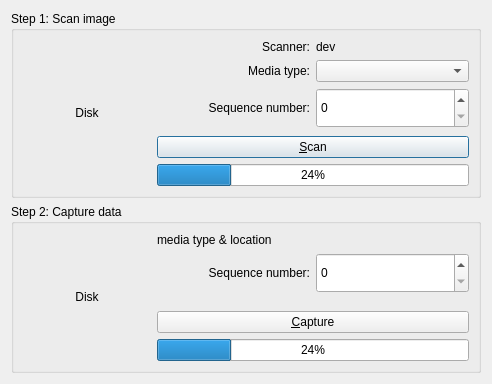
<?xml version="1.0" encoding="UTF-8"?>
<ui version="4.0">
 <class>CaptureDialog</class>
 <widget class="QDialog" name="CaptureDialog">
  <property name="geometry">
   <rect>
    <x>0</x>
    <y>0</y>
    <width>472</width>
    <height>384</height>
   </rect>
  </property>
  <property name="windowTitle">
   <string>Capture Media Images</string>
  </property>
  <layout class="QVBoxLayout" name="verticalLayout_3">
   <item>
    <widget class="QGroupBox" name="scanImageBox">
     <property name="sizePolicy">
      <sizepolicy hsizetype="Preferred" vsizetype="Preferred">
       <horstretch>0</horstretch>
       <verstretch>0</verstretch>
      </sizepolicy>
     </property>
     <property name="title">
      <string>Step 1: Scan image</string>
     </property>
     <layout class="QHBoxLayout" name="horizontalLayout_7">
      <item>
       <widget class="QLabel" name="scanImageLabel">
        <property name="sizePolicy">
         <sizepolicy hsizetype="Fixed" vsizetype="Fixed">
          <horstretch>0</horstretch>
          <verstretch>0</verstretch>
         </sizepolicy>
        </property>
        <property name="minimumSize">
         <size>
          <width>128</width>
          <height>128</height>
         </size>
        </property>
        <property name="maximumSize">
         <size>
          <width>128</width>
          <height>128</height>
         </size>
        </property>
        <property name="text">
         <string>Disk</string>
        </property>
        <property name="scaledContents">
         <bool>true</bool>
        </property>
        <property name="alignment">
         <set>Qt::AlignCenter</set>
        </property>
       </widget>
      </item>
      <item>
       <layout class="QVBoxLayout" name="verticalLayout">
        <item>
         <layout class="QHBoxLayout" name="horizontalLayout_2">
          <item>
           <widget class="QLabel" name="label_2">
            <property name="text">
             <string>Scanner:</string>
            </property>
            <property name="alignment">
             <set>Qt::AlignRight|Qt::AlignTrailing|Qt::AlignVCenter</set>
            </property>
           </widget>
          </item>
          <item>
           <widget class="QLabel" name="scannerDevLabel">
            <property name="text">
             <string>dev</string>
            </property>
           </widget>
          </item>
         </layout>
        </item>
        <item>
         <layout class="QHBoxLayout" name="horizontalLayout">
          <item>
           <widget class="QLabel" name="label">
            <property name="text">
             <string>Media type:</string>
            </property>
            <property name="alignment">
             <set>Qt::AlignRight|Qt::AlignTrailing|Qt::AlignVCenter</set>
            </property>
           </widget>
          </item>
          <item>
           <widget class="QComboBox" name="mediaTypes"/>
          </item>
         </layout>
        </item>
        <item>
         <layout class="QHBoxLayout" name="horizontalLayout_6">
          <item>
           <widget class="QLabel" name="label_5">
            <property name="text">
             <string>Sequence number:</string>
            </property>
            <property name="alignment">
             <set>Qt::AlignRight|Qt::AlignTrailing|Qt::AlignVCenter</set>
            </property>
           </widget>
          </item>
          <item>
           <widget class="QSpinBox" name="scanSequenceNumber">
            <property name="minimumSize">
             <size>
              <width>0</width>
              <height>40</height>
             </size>
            </property>
            <property name="maximum">
             <number>9999</number>
            </property>
           </widget>
          </item>
         </layout>
        </item>
        <item>
         <spacer name="verticalSpacer">
          <property name="orientation">
           <enum>Qt::Vertical</enum>
          </property>
          <property name="sizeHint" stdset="0">
           <size>
            <width>312</width>
            <height>23</height>
           </size>
          </property>
         </spacer>
        </item>
        <item>
         <widget class="QPushButton" name="scanButton">
          <property name="sizePolicy">
           <sizepolicy hsizetype="Minimum" vsizetype="Fixed">
            <horstretch>0</horstretch>
            <verstretch>0</verstretch>
           </sizepolicy>
          </property>
          <property name="text">
           <string>&amp;Scan</string>
          </property>
         </widget>
        </item>
        <item>
         <widget class="QProgressBar" name="scanProgressBar">
          <property name="value">
           <number>24</number>
          </property>
         </widget>
        </item>
       </layout>
      </item>
     </layout>
    </widget>
   </item>
   <item>
    <widget class="QGroupBox" name="dataCaptureBox">
     <property name="title">
      <string>Step 2: Capture data</string>
     </property>
     <layout class="QHBoxLayout" name="horizontalLayout_4">
      <item>
       <widget class="QLabel" name="captureImageLabel">
        <property name="sizePolicy">
         <sizepolicy hsizetype="Fixed" vsizetype="Fixed">
          <horstretch>0</horstretch>
          <verstretch>0</verstretch>
         </sizepolicy>
        </property>
        <property name="minimumSize">
         <size>
          <width>128</width>
          <height>128</height>
         </size>
        </property>
        <property name="maximumSize">
         <size>
          <width>128</width>
          <height>128</height>
         </size>
        </property>
        <property name="text">
         <string>Disk</string>
        </property>
        <property name="scaledContents">
         <bool>true</bool>
        </property>
        <property name="alignment">
         <set>Qt::AlignCenter</set>
        </property>
       </widget>
      </item>
      <item>
       <layout class="QVBoxLayout" name="verticalLayout_2">
        <item>
         <widget class="QLabel" name="captureDataLabel">
          <property name="text">
           <string>media type &amp; location</string>
          </property>
          <property name="alignment">
           <set>Qt::AlignLeading|Qt::AlignLeft|Qt::AlignVCenter</set>
          </property>
         </widget>
        </item>
        <item>
         <layout class="QHBoxLayout" name="horizontalLayout_3">
          <item>
           <widget class="QLabel" name="label_3">
            <property name="text">
             <string>Sequence number:</string>
            </property>
            <property name="alignment">
             <set>Qt::AlignRight|Qt::AlignTrailing|Qt::AlignVCenter</set>
            </property>
           </widget>
          </item>
          <item>
           <widget class="QSpinBox" name="captureSequenceNumber">
            <property name="minimumSize">
             <size>
              <width>0</width>
              <height>40</height>
             </size>
            </property>
            <property name="maximum">
             <number>9999</number>
            </property>
           </widget>
          </item>
         </layout>
        </item>
        <item>
         <spacer name="verticalSpacer_2">
          <property name="orientation">
           <enum>Qt::Vertical</enum>
          </property>
          <property name="sizeHint" stdset="0">
           <size>
            <width>20</width>
            <height>17</height>
           </size>
          </property>
         </spacer>
        </item>
        <item>
         <widget class="QPushButton" name="captureButton">
          <property name="text">
           <string>&amp;Capture</string>
          </property>
         </widget>
        </item>
        <item>
         <widget class="QProgressBar" name="captureProgressBar">
          <property name="value">
           <number>24</number>
          </property>
         </widget>
        </item>
       </layout>
      </item>
     </layout>
    </widget>
   </item>
  </layout>
 </widget>
 <resources/>
 <connections/>
</ui>
